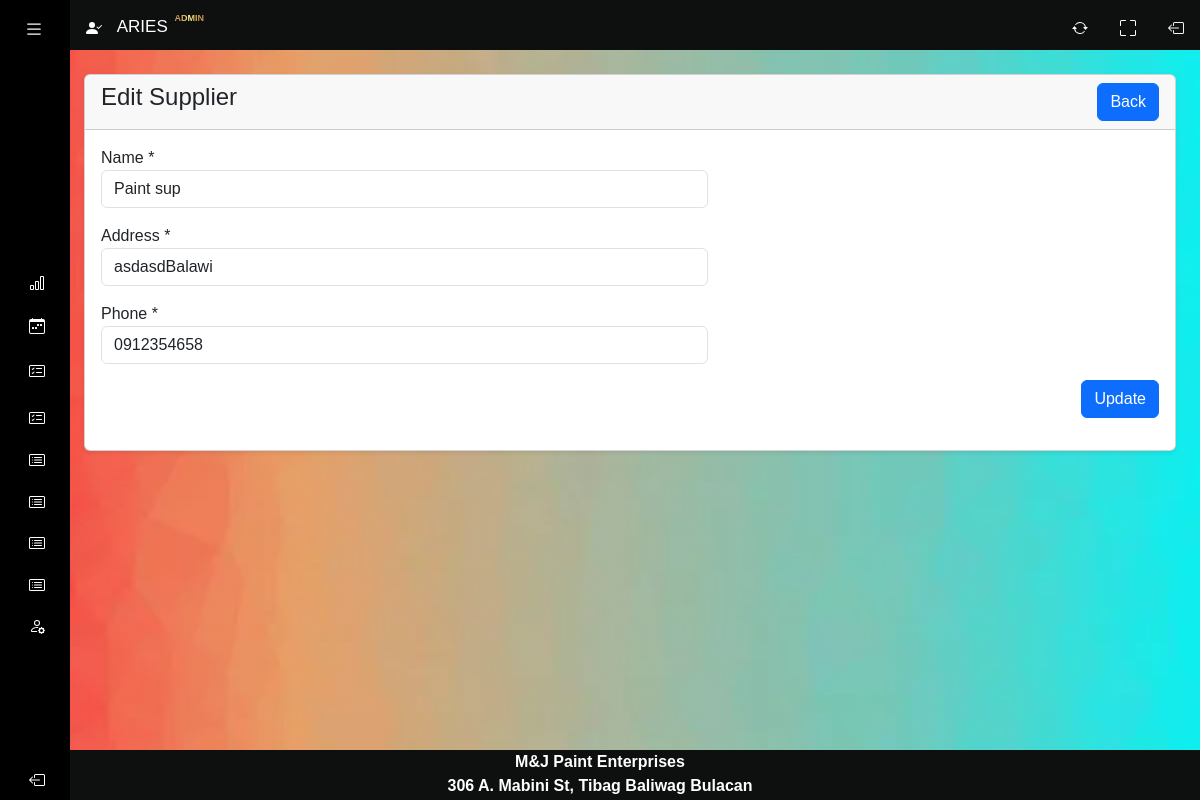
Screenshot of /system/suppliers-edit.php?id=7 (signed in) with the database file from the repository.
### tables this page shows
CREATE TABLE `suppliers` (
  `id` int(11) NOT NULL,
  `name` varchar(255) NOT NULL,
  `email` varchar(255) NOT NULL,
  `phone` varchar(30) NOT NULL,
  `created_at` date NOT NULL DEFAULT current_timestamp()
);

### system/config/function.php (called while the page is built, shortened)
<?php
require 'connection.php';
function validate($inputData){
    global $conn;
    $validatedData = mysqli_real_escape_string($conn, $inputData);
    $data = trim($validatedData);
    return htmlspecialchars($data);
}
function getById($tableName, $id){
    global $conn;
    $table = validate($tableName);
    $id = validate($id);
    $query = "SELECT * FROM $table WHERE id='$id' LIMIT 1";
    $result = mysqli_query($conn, $query);
    if ($result) {
        if (mysqli_num_rows($result) == 1) {
            $row = mysqli_fetch_array($result, MYSQLI_ASSOC);
            $response = [
                'status' => 200,
                'data' => $row,
                'message' => 'Record Found'
            ];
            return $response;
        } else {
            $response = [
                'status' => 404,
                'message' => 'No Data Found'
            ];
            return $response;
        }
    } else {
        $response = [
            'status' => 500,
            'message' => 'Something Went Wrong'
        ];
        return $response;
    }
}
function checkParamId($type){
    if(isset($_GET[$type])){
        if($_GET[$type] != ''){
            return $_GET[$type];
        }else{
            return '<h4>No ID Found </h4>';
        }
    }else{
        return '<h4>No ID Given </h4>';
    }
}
?>

### system/suppliers-edit.php (the view, shortened to what this page needs)
<?php include('includes/header.php'); ?>
<?php if($_SESSION['LoggedInUser']['can_edit'] == 1){?>
<div class="container-fluid px-4 main-cards">
    <div class="card mt-4 shadow-sm">
        <div class="card-header">
            <h4 class="mb-0">Edit Supplier
                <a href="suppliers.php" class="btn btn-primary float-end">Back</a>
            </h4>
        </div>
        <div class="card-body">
            <?php
            $paramvalue = checkParamId('id');
            $supplier = getById('suppliers', $paramvalue);
            if ($supplier['status'] === 200) {
            ?>
                <form action="config/code.php" method="POST">
                    <div class="row">
                        <div class="col-md-7 mb-3">
                            <label for="">Name *</label>
                            <input type="text" name="name" value="<?= $supplier['data']['name']; ?>" required class="form-control">
                        </div>
                        <div class="col-md-7 mb-3">
                            <label for="">Address *</label>
                            <input type="text" name="email" value="<?= $supplier['data']['email']; ?>" class="form-control">
                        </div>
                        <div class="col-md-7 mb-3">
                            <label for="">Phone *</label>
                            <input type="number" name="phone" value="<?= $supplier['data']['phone']; ?>" class="form-control">
                        </div>
                        <div class="col-md-12 mb-3 text-end">
                            <button type="submit" name="updateSupplier" class="btn btn-primary">Update</button>
                        </div>
                    </div>
                </form>
            <?php
            } else {
                echo '<h5>' . $supplier['message'] . '</h5>';
                return false;
            }
            ?>
        </div>
    </div>
</div>
<?php }else{
echo '<script>window.location.href = "index.html";</script>';
}
?>
<?php include('includes/footer.php'); ?>

### system/css/homepage.css (style rules this page uses)
body { background-image: url('../images/loginbackground.jpg'); background-repeat: no-repeat; background-attachment: fixed; background-size: 100% 100%; background-color: #333; color: #333; overflow-x: hidden; }
.main-cards { margin-top: 50px; margin-left: 60px; }
a { text-decoration: none; }
body { font-family: 'Poppins', sans-serif; }

### rows the page displays
suppliers: name "Paint sup", email "asdasdBalawi", phone "0912354658"

### other values shown
$_SESSION['LoggedInUser']['name'] "ARIES"
